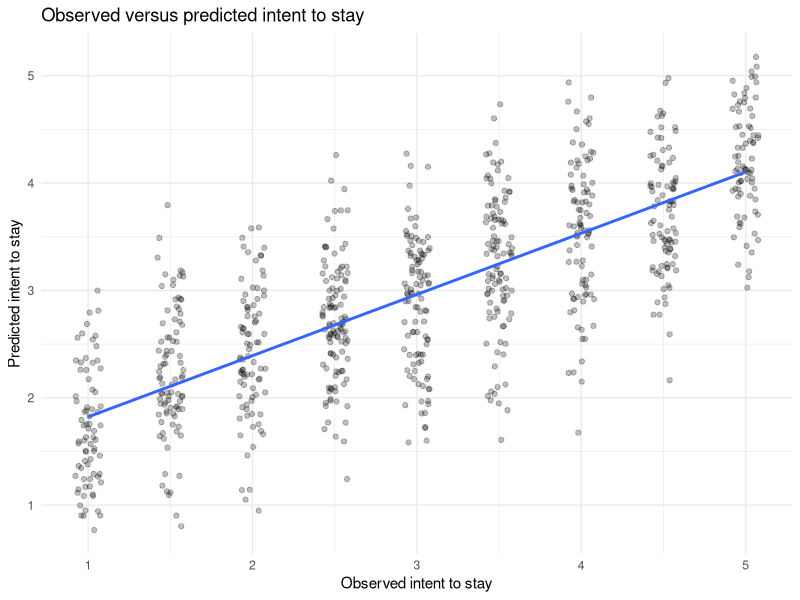

Here is the R script that generated this plot: (Note: this script raises an error after producing the figure.)
# ============================================================
# Employee Listening and Organizational Health Analytics
# Script: 06_predictive_modeling.R
# 
# Purpose:
# Develop and evaluate predictive models of employee intent to
# stay using validated employee-experience measures and relevant
# organizational characteristics.
# 
# This script uses the validated survey response dataset produced
# in Script 04 and analytical measures examined in Scripts 04 and 05.
# 
# Key analyses:
# - Predictive modeling of intent to stay
# - Model performance evaluation
# - Prediction diagnostics
# - Interpretation of important predictors
# 
# Input:
#   data/processed/survey_responses.xlsx
#   
# Output:
#   Predictive modeling objects and results used for downstream
#   reporting.
#   
# Notes:
#   Survey responses are synthetic and do not represent real
#   employees or organizations.
# ============================================================

# 1. Load packages ------------------------------------------------

library(tidyverse)
library(readxl)

# 2. Load validated survey response data --------------------------

survey_responses = read_xlsx("data/processed/survey_responses.xlsx")

# 3. Inspect ------------------------------------------------------

dim(survey_responses)

names(survey_responses)

# 4. Define modeling variables -----------------------------------

construct_names = c(
  "engagement",
  "manager_effectiveness",
  "psychological_safety",
  "growth_development",
  "workload_sustainability",
  "belonging"
)

outcome_name = "intent_to_stay"

organizational_predictors = c(
  "business_unit",
  "department",
  "job_level",
  "manager_status",
  "work_arrangement",
  "tenure_years"
)

stopifnot(
  "Outcome variable is missing." = 
    outcome_name %in% names(survey_responses),
  
  "Some employee-experience predictors are missing." = 
    all(
      construct_names %in% names(survey_responses)
    ),
  
  "Some organizational predictors are missing." = 
    all(
      organizational_predictors %in% names(survey_responses)
    )
)

# 5. Define the modeling population --------------------------------

modeling_data = survey_responses %>%
  filter(
    usable_response == TRUE,
    !is.na(intent_to_stay)
  )

# Inspect the modeling population

dim(modeling_data)

modeling_data %>%
  summarise(
    modeling_n = n(),
    mean_intent_to_stay = mean(
      intent_to_stay,
      na.rm = TRUE
    ),
    sd_intent_to_stay = sd(
      intent_to_stay,
      na.rm = TRUE
    )
  )

# Verify the population definition

stopifnot(
  "Modeling dataset contains unusable survey responses." = 
    all(
      modeling_data$usable_response == TRUE
    ),
  
  "Modeling dataset contains missing intent-to-stay outcomes." = 
    all(
      !is.na(modeling_data$intent_to_stay)
    )
)

# 6. Create reproducible train-test split -------------------------
# 80/20 train-test split

set.seed(123)

train_indices = sample(
  seq_len(nrow(modeling_data)),
  size = floor(0.80 * nrow(modeling_data))
)

training_data = modeling_data[train_indices,]

testing_data = modeling_data[-train_indices,]

dim(training_data)

dim(testing_data)

# Verify the split

stopifnot(
  "Training and testing datasets overlap." = 
    length(
      intersect(
        train_indices,
        setdiff(seq_len(nrow(modeling_data)), train_indices)
      )
    ) == 0,
  
  "Training and testing datasets do not contain all modeling observations." = 
    nrow(training_data) + nrow(testing_data) == nrow(modeling_data)
)

# 7. Fit baseline intent-to-stay model ----------------------------
# Fit predictive model using the six employee-experience constructs only.

baseline_model = lm(
  intent_to_stay ~
    engagement +
    manager_effectiveness +
    psychological_safety +
    growth_development +
    workload_sustainability +
    belonging,
  data = training_data
)

summary(baseline_model)

# 8. Generate test-set predictions -------------------------------
# Predict on the held-out test set (the 20%)

testing_data = testing_data %>%
  mutate(
    predicted_intent_to_stay = predict(
      baseline_model,
      newdata = testing_data
    )
  )

head(
  testing_data %>%
    select(
      intent_to_stay,
      predicted_intent_to_stay
    )
)

# 9. Evaluate baseline model on the test set ----------------------
# RMSE, MAE, test-set R^2 using only the held-out data

test_actual = testing_data$intent_to_stay
test_predicted = testing_data$predicted_intent_to_stay

test_rmse = sqrt(
  mean(
    (test_actual - test_predicted)^2
  )
)

test_mae = mean(
  abs(
    test_actual - test_predicted
  )
)

test_r_squared = 1 - 
  sum(
    (test_actual - test_predicted)^2
  ) / 
  sum(
    (test_actual - mean(test_actual))^2
  )

baseline_test_performance = tibble(
  metric = c(
    "R-squared",
    "RMSE",
    "MAE"
  ),
  value = c(
    test_r_squared,
    test_rmse,
    test_mae
  )
)

baseline_test_performance

# 10. Compare training and test performance ----------------------

training_predictions = predict(
  baseline_model,
  newdata = training_data
)

training_rmse = sqrt(
  mean(
    (training_data$intent_to_stay - training_predictions)^2
  )
)

training_mae = mean(
  abs(
    training_data$intent_to_stay - training_predictions
  )
)

training_r_squared = summary(
  baseline_model
)$r.squared

baseline_performance_comparison = tibble(
  dataset = c(
    "Training",
    "Testing"
  ),
  r_squared = c(
    training_r_squared,
    test_r_squared
  ),
  rmse = c(
    training_rmse,
    test_rmse
  ),
  mae = c(
    training_mae,
    test_mae
  )
)

baseline_performance_comparison

# 11. Observed versus predicted intent to stay -------------------
# Do higher observed intent-to-stay scores generally correspond to
# higher predicted scores.

ggplot(
  testing_data,
  aes(
    x = intent_to_stay,
    y = predicted_intent_to_stay
  )
) +
  geom_jitter(
    width = 0.08,
    height = 0.08,
    alpha = 0.25
  ) +
  geom_smooth(
    method = "lm",
    se = FALSE
  ) +
  labs(
    title = "Observed versus predicted intent to stay",
    x = "Observed intent to stay",
    y = "Predicted intent to stay"
  ) +
  theme_minimal()

# 12. Prediction error by observed intent-to-stay scores -----------
# Does the model systematically under- or over-predict at different
# levels of intent to stay?

prediction_error = testing_data %>%
  mutate(
    prediction_error = 
      predicted_intent_to_stay - intent_to_stay
  ) %>%
  group_by(
    intent_to_stay
  ) %>%
  summarise(
    n = n(),
    mean_prediction_error = mean(
      prediction_error
    ),
    mean_absolute_error = mean(
      abs(prediction_error)
    ),
    .groups = "drop"
  )

prediction_error

# 13. Expanded intent-to-stay model -------------------------------
# Does adding employee characteristics: job level, manager status, 
# work arrangement, and tenure provide additional predictive information?

expanded_model = lm(
  intent_to_stay ~
    engagement +
    manager_effectiveness +
    psychological_safety +
    growth_development +
    workload_sustainability +
    belonging +
    job_level +
    manager_status +
    work_arrangement +
    tenure_years,
  data = training_data
)

summary(expanded_model)

# 14. Test incremental contribution of organizational characteristics
# Does adding the four variables as a group produce a statistically 
# significant improvement in model fit?

model_comparison = anova(
  baseline_model,
  expanded_model
)

model_comparison
 
# 15. Select final predictive model -------------------------------

final_intent_model = baseline_model

final_intent_model_performance = baseline_test_performance

summary(final_intent_model)

# 16. Generate final model predictions ----------------------------

testing_data = testing_data %>%
  mutate(
    final_predicted_intent_to_stay = predict(
      final_intent_model,
      newdata = testing_data
    )
  )

# Verify that predictions were generated for every test observation

stopifnot(
  "Final model did not generate predictions for all test observations." = 
    nrow(testing_data) == 
    sum(!is.na(testing_data$final_predicted_intent_to_stay))
)

# 17. Final model coefficients -----------------------------------

final_model_coefficients = broom::tidy(
  final_intent_model
) %>%
  select(
    term,
    estimate,
    std.error,
    statistic,
    p.value
  )

final_model_coefficients

# 18. Confidence intervals for final model coefficients -----------

final_model_coefficients_ci = broom::tidy(
  final_intent_model,
  conf.int = TRUE
) %>%
  select(
    term,
    estimate,
    conf.low,
    conf.high,
    std.error,
    p.value
  )

final_model_coefficients_ci

# 19. Final predictive model summary ------------------------------

final_model_summary = tibble(
  metric = c(
    "Training R-squared",
    "Testing R-squared",
    "Testing RMSE",
    "Testing MAE"
  ),
  value = c(
    summary(final_intent_model)$r.squared,
    final_intent_model_performance$value[
      final_intent_model_performance$metric == "R-squared"
    ],
    final_intent_model_performance$value[
      final_intent_model_performance$metric == "RMSE"
    ],
    final_intent_model_performance$value[
      final_intent_model_performance$metric == "MAE"
    ]
  )
)

final_model_summary

# 20. Save final model results ------------------------------------

write_csv(
  final_model_coefficients_ci,
  "outputs/final_model_coefficients_raw.csv"
)

write_csv(
  final_model_summary,
  "outputs/final_model_summary.csv"
)

stopifnot(
  "Final model coefficients were not saved." =
    file.exists(
      "outputs/final_model_coefficients.csv"
    ),
  
  "Final model summary was not saved." =
    file.exists(
      "outputs/final_model_summary.csv"
    )
)

# Save final test-set predictions --------------------------------

final_test_predictions = testing_data %>%
  select(
    employee_id,
    intent_to_stay,
    final_predicted_intent_to_stay
  )

write_csv(
  final_test_predictions,
  "outputs/final_test_predictions.csv"
)

# 21. Final Script 06 validation ---------------------------------

stopifnot(
  "Final model is missing." =
    exists("final_intent_model"),
  
  "Final model coefficient table is missing." =
    exists("final_model_coefficients_ci"),
  
  "Final model summary is missing." =
    exists("final_model_summary"),
  
  "Final test R-squared is outside the valid range." =
    final_model_summary$value[
      final_model_summary$metric == "Testing R-squared"
    ] >= 0 &
    final_model_summary$value[
      final_model_summary$metric == "Testing R-squared"
    ] <= 1,
  
  "Final test RMSE is negative." =
    final_model_summary$value[
      final_model_summary$metric == "Testing RMSE"
    ] >= 0,
  
  "Final test MAE is negative." =
    final_model_summary$value[
      final_model_summary$metric == "Testing MAE"
    ] >= 0
)

# 22. Script 06 completion note -----------------------------------
# 
# Script 06 developed and evaluated a predicitve model of
# employee intent to stay.
# 
# The analysis included:
# - Reproducible training/testing split
# - Baseline employee-experience model
# - Held-out test-set evaluation
# - Prediction-error assessment
# - Expanded model including organizational characteristics
# - Nested model comparison
# - Selection of the final predictive model
# - Final model coefficients and confidence intervals
# 
# The final model uses the six employee-experience constructs.
# Adding job level, manager status, work arrangement, and tenure
# did not significantly improve model fit.
# 
# Results are based on synthetic survey data and should be
# interpreted as associations and predictive performance within
# the simulated dataset, not as causal evidence or estimates
# of real employee behavior.
